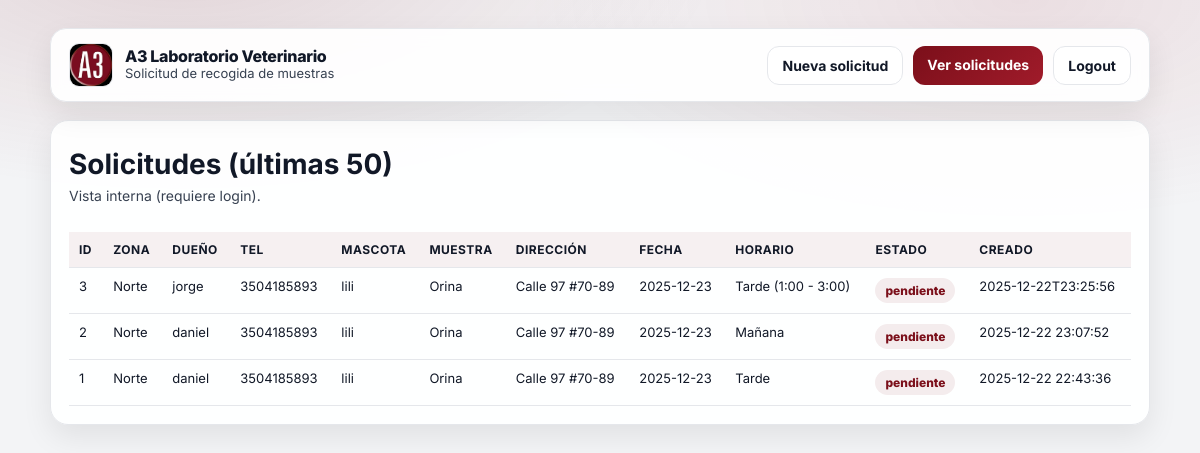
The app's page /solicitudes (signed in) with its own data.
### tables this page shows
CREATE TABLE solicitudes (
            id INTEGER PRIMARY KEY AUTOINCREMENT,
            veterinario_id INTEGER,
            zona TEXT,
            dueno_nombre TEXT,
            dueno_telefono TEXT,
            dueno_email TEXT,
            mascota_nombre TEXT,
            mascota_tipo TEXT,
            mascota_edad INTEGER,
            mascota_raza TEXT,
            muestra_tipo TEXT,
            direccion TEXT,
            fecha TEXT,
            horario TEXT,
            estado TEXT DEFAULT 'pendiente',
            creado TEXT NOT NULL
        );

### app.py (the view)
@app.route("/solicitudes")
@login_required
def solicitudes():
    conn = get_conn()
    cur = conn.cursor()
    cur.execute("""
        SELECT id, zona, dueno_nombre AS dueno, dueno_telefono AS tel,
               mascota_nombre AS mascota, muestra_tipo AS muestra,
               direccion, fecha, horario, estado, creado
        FROM solicitudes
        ORDER BY id DESC
        LIMIT 50
    """)
    rows = cur.fetchall()
    conn.close()
    return render_template("solicitudes.html", solicitudes=rows)

### app.py (called while the page is built)
def get_conn():
    conn = sqlite3.connect(DB_NAME)
    conn.row_factory = sqlite3.Row
    return conn

def login_required(view_func):
    @wraps(view_func)
    def wrapper(*args, **kwargs):
        if not session.get("logged_in"):
            return redirect(url_for("login"))
        return view_func(*args, **kwargs)
    return wrapper

### templates/solicitudes.html
{% extends "base.html" %}
{% set title = "Solicitudes" %}
{% block content %}
<div class="card">
  <div class="card-header">
    <h1>Solicitudes (últimas 50)</h1>
    <p class="subtitle">Vista interna (requiere login).</p>
  </div>
  <div class="card-body">
    {% if solicitudes|length == 0 %}
      <p>No hay solicitudes todavía.</p>
    {% else %}
      <table>
        <thead>
          <tr>
            <th>ID</th>
            <th>Zona</th>
            <th>Dueño</th>
            <th>Tel</th>
            <th>Mascota</th>
            <th>Muestra</th>
            <th>Dirección</th>
            <th>Fecha</th>
            <th>Horario</th>
            <th>Estado</th>
            <th>Creado</th>
          </tr>
        </thead>
        <tbody>
          {% for s in solicitudes %}
          <tr>
            <td>{{ s.id }}</td>
            <td>{{ s.zona }}</td>
            <td>{{ s.dueno }}</td>
            <td>{{ s.tel }}</td>
            <td>{{ s.mascota }}</td>
            <td>{{ s.muestra }}</td>
            <td>{{ s.direccion }}</td>
            <td>{{ s.fecha }}</td>
            <td>{{ s.horario }}</td>
            <td><span class="badge">{{ s.estado }}</span></td>
            <td>{{ s.creado }}</td>
          </tr>
          {% endfor %}
        </tbody>
      </table>
    {% endif %}
  </div>
</div>
{% endblock %}

### templates/base.html (shortened to what this page needs)
<!doctype html>
<html lang="es">
<head>
</head>
<body>
  <div class="container">
    <div class="topbar">
      <div class="brand">
        <img src="{{ url_for('static', filename='img/logo.png') }}" alt="A3">
        <div>
          <strong>A3 Laboratorio Veterinario</strong>
          <span>Solicitud de recogida de muestras</span>
        </div>
      </div>
      <div class="nav">
        <a class="btn" href="/">Nueva solicitud</a>
        <a class="btn primary" href="/solicitudes">Ver solicitudes</a>
        {% if session.get("logged_in") %}
          <a class="btn" href="/logout">Logout</a>
        {% else %}
          <a class="btn" href="/login">Login</a>
        {% endif %}
      </div>
    </div>
    {% block content %}{% endblock %}
  </div>
</body>
</html>

### templates/base.html (style rules this page uses)
:root { --vino:#7b0f1a; --vino2:#a01b2a; --gris900:#111827; --gris700:#374151; --gris500:#6b7280; --gris200:#e5e7eb; --gris100:#f3f4f6; --blanco:#ffffff; --radius:18px; --shadow:0 12px 30px rgba(0,0,0,.08); }
* { box-sizing:border-box; }
body { margin:0; font-family:Inter, system-ui, -apple-system, Segoe UI, Roboto, Arial; background: radial-gradient(900px 400px at 15% -10%, rgba(123,15,26,.14), transparent 60%), radial-gradient(900px 400px at 85% 0%, rgba(160,27,42,.10), transparent 55%), var(--gris100); color:var(--gris900); }
.container { width:min(1100px, 92vw); margin:28px auto 56px; }
.topbar { display:flex; align-items:center; justify-content:space-between; gap:14px; background:rgba(255,255,255,.92); border:1px solid var(--gris200); backdrop-filter:blur(8px); padding:14px 18px; border-radius:16px; box-shadow:var(--shadow); }
.brand { display:flex; align-items:center; gap:12px; min-width: 260px; }
.brand img { height:44px; width:44px; object-fit:contain; display:block; border-radius:10px; background:#fff; border:1px solid var(--gris200); }
.brand strong { display:block; font-weight:800; letter-spacing:-.02em; line-height:1.1; }
.brand span { display:block; font-size:13px; color:var(--gris700); line-height:1.2; }
.nav { display:flex; gap:10px; flex-wrap:wrap; justify-content:flex-end; }
.btn { padding:10px 14px; border-radius:12px; text-decoration:none; font-weight:700; font-size:14px; border:1px solid var(--gris200); background:var(--blanco); color:var(--gris900); cursor:pointer; }
.btn.primary { background:linear-gradient(135deg, var(--vino), var(--vino2)); color:var(--blanco); border:none; }
.card { margin-top:18px; background:rgba(255,255,255,.96); border:1px solid var(--gris200); border-radius:var(--radius); box-shadow:var(--shadow); }
.card-header { padding:18px 18px 0; }
.card-body { padding:18px; }
h1 { margin:8px 0 6px; font-size:28px; }
.subtitle { margin:0 0 10px; color:var(--gris700); font-size:14px; }
table { width:100%; border-collapse:collapse; }
th, td { padding:10px; border-bottom:1px solid var(--gris200); font-size:13px; vertical-align:top; }
th { background:rgba(123,15,26,.06); text-transform:uppercase; font-size:12px; letter-spacing:.04em; text-align:left; }
.badge { padding:5px 10px; border-radius:999px; font-size:12px; font-weight:800; background:rgba(123,15,26,.08); color:var(--vino); display:inline-block; }

### records on screen
solicitudes: id "3", zona "Norte", dueno "jorge", tel "3504185893", mascota "lili", muestra "Orina", direccion "Calle 97 #70-89", fecha "2025-12-23", horario "Tarde (1:00 - 3:00)", estado "pendiente", creado "2025-12-22T23:25:56"
solicitudes: id "2", zona "Norte", dueno "daniel", tel "3504185893", mascota "lili", muestra "Orina", direccion "Calle 97 #70-89", fecha "2025-12-23", horario "Mañana", estado "pendiente", creado "2025-12-22 23:07:52"
solicitudes: id "1", zona "Norte", dueno "daniel", tel "3504185893", mascota "lili", muestra "Orina", direccion "Calle 97 #70-89", fecha "2025-12-23", horario "Tarde", estado "pendiente", creado "2025-12-22 22:43:36"
